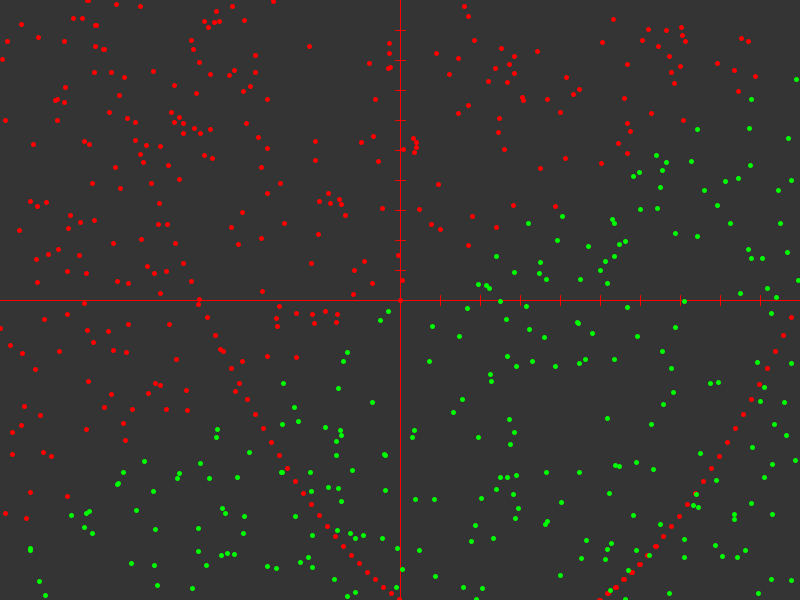
Frame 1 (no input)
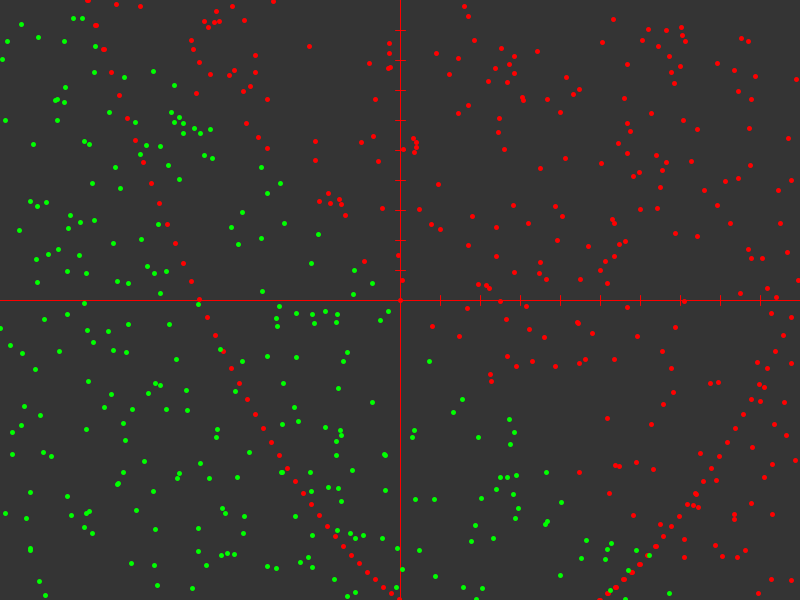
Frame 60 (the mouse pressed at the canvas centre just before this capture)
Frame 120 (the mouse held since frame 60 and released just before this capture): identical to frame 60, image omitted

The Processing sketch that drew these frames (run headless with seeded random() and noise(); from frame 60 on, the mouse is pressed at the canvas centre):

// Processing sketch: NeuralTraining
// ── NeuralTraining.pde

NeuralNetwork nn;
Function function = new Function();


ArrayList<Point> points = new ArrayList<Point>();

int N = 500;

float[][] inputs = new float[N][2];
float[][] target = new float[N][1];


void setup(){
  size(800,600);
  
  nn = new NeuralNetwork(2,4,1,0.001);
  
  
  points.clear();
  
  for (int i = 0; i < N; i++) {
    Point p = new Point();
    points.add(p);
    
    inputs[i][0] = p._x;
    inputs[i][1] = p._y;
  }
  
  for (int i = 0; i < N; i++) {
    Point p = points.get(i);
    float answer = 1;
    if (p._y < function.f(p._x)) answer = -1;
    target[i][0] = answer;
  }
}


void draw(){
  background(52);
  function.draw();
  repere.draw();
  for(int i = 0; i < N; i++)
    nn.train(inputs[i], target[i]);
  
  float convergence = -(nn.mError / nn.iteration);
  print(convergence); println(": ", nn.learnRate);
  
  for(int i = 0; i < N; i++){
    strokeWeight(5);
    stroke(0);
    float[] guess = nn.feedForward(inputs[i]);

    //if (target[i][0] > 0) stroke(255,0,0);
    if (guess[0] > 0) stroke(255,0,0);
    else              stroke(0,255,0);
      points.get(i).draw();
  }
}

// ── Function.pde




class Function{
 float _a, _b, _c;
 
 Function(){
   _a = 2;
   _b = -1;
   _c = -1;
 }
 
 Function(float a, float b, float c){
   _a = a;
   _b = b;
   _c = c;
 }
  
 float f(float x){
   //return x;
   return  _a*x*x + _b*x + _c;
 }
 
 void draw(){
   /*
   float ax = -1;
   float bx = 1;
   
   float ay = f(ax);
   float by = f(bx);
   
   ax = toPixelX(ax);
   ay = toPixelY(ay);
   bx = toPixelX(bx);
   by = toPixelY(by);
   
   stroke(20,255,50);
   line(ax, ay, bx, by);
   resetStroke();
   */
   
   stroke(255,0,0);
   
   int N = 100;
   float ax = -1;
   float bx = 1;
   
   float delta = bx-ax;
   float incD = delta / N;
   float x = ax;
   
   for(int i = 0; i< N; i++){
     Point p = new Point(x,f(x));
     x+=incD;
     
     p.draw();
   }
   
   
 }
  
}

// ── Matrix.pde
class Matrix{
 int row = 0, col = 0;
 
 float[][] matrix;
 
 
  Matrix(int _row, int _col){
    row = _row;
    col = _col;
    
    matrix = new float[row][col];
    
    for (int i = 0; i < row; i++) {
      matrix[i] = new float[col];
      for (int j = 0; j < col; j++) {
        matrix[i][j] = 0;
      }
    }
  }
  
  void randomize(){
    for (var i = 0; i < row; i++) {
      for (var j = 0; j < col; j++) {
        matrix[i][j] = random(-1.0,1.0);
      }
    }
  }
  
  float[] toArray(){
    float[]arr = new float[row*col];
    for (var i = 0; i < row; i++) {
      for (var j = 0; j < col; j++) {
        arr[i*col + j] = matrix[i][j];
      }
    }
    return arr;
  }
  
  Matrix transpose(){
    var result = new Matrix(col, row);
    for (var i = 0; i < col; i++) {
      for (var j = 0; j < row; j++) {
        result.matrix[i][j] = matrix[j][i];
      }
    }
    return result;
  }
  
  Matrix copy() {
    var result = new Matrix(row, col);
    for (var i = 0; i < result.row; i++) {
      for (var j = 0; j < result.col; j++) {
        result.matrix[i][j] = matrix[i][j];
      }
    }
    return result;
  }
  
  void add(Matrix other) { 
    for (var i = 0; i < row; i++) {
      for (var j = 0; j < col; j++) {
        this.matrix[i][j] += other.matrix[i][j]; 
      }
    }
  }
  
  void add(float other){
    for (var i = 0; i < row; i++) {
      for (var j = 0; j < col; j++) {
        this.matrix[i][j] += other;
      }
    } 
  }
  
  void mult(Matrix other) { 
    for (var i = 0; i < row; i++) {
      for (var j = 0; j < col; j++) {
        this.matrix[i][j] *= other.matrix[i][j]; 
      }
    }
  }
  
  void mult(float other){
    for (var i = 0; i < row; i++) {
      for (var j = 0; j < col; j++) {
        this.matrix[i][j] *= other;
      }
    } 
  }
  
  void sub(Matrix other) { 
    for (var i = 0; i < row; i++) {
      for (var j = 0; j < col; j++) {
        this.matrix[i][j] -= other.matrix[i][j]; 
      }
    }
  }
  
  void sub(float other){
    for (var i = 0; i < row; i++) {
      for (var j = 0; j < col; j++) {
        this.matrix[i][j] -= other;
      }
    } 
  }
  
  void debug(){
    println("---------");
    for (var i = 0; i < row; i++) {
      for (var j = 0; j < col; j++) {
        print(matrix[i][j]);
      }
      println();
    }
    println("---------");
  }
}



// Turn a 1 dimensional array into a matrix
Matrix fromArray(float[] array) {
  Matrix m = new Matrix(array.length, 1);
  for (var i = 0; i < array.length; i++) {
    m.matrix[i][0] = array[i];
  }
  return m;
}

// Turn a 1 dimensional array into a matrix
float[] toArray(Matrix mat) {
  float[] result = new float[mat.row*mat.col];
  for (var i = 0; i < mat.row; i++) {
    for (var j = 0; j < mat.col; j++) {
      result[i*mat.col + j] = mat.matrix[i][j];
    }
  } 
  return result;
}





Matrix dot(Matrix a, Matrix b){
  if (a.col != b.row) {
    print("Incompatible matrix sizes : ", a.col);
    println(", ", b.row);
    return a;
  }
  // Make a new matrix
  Matrix result = new Matrix(a.row, b.col);
  for (int i = 0; i < a.row; i++) {
    for (int j = 0; j < b.col; j++) {
      // Sum all the rows of A times columns of B
      float sum = 0;
      for (int k = 0; k < a.col; k++) {
        sum += a.matrix[i][k] * b.matrix[k][j];
      }
      // New value
      result.matrix[i][j] = sum;
    }
  }
  return result;
}

// ── NeuralNetwork.pde
import java.lang.Math;

class NeuralNetwork{
  int inputs = 0,
      hiddens = 0,
      outputs = 0;
      
  float learnRate = 0.1;
     
  float mError = 0;
  float iteration = 0;
     
  Matrix wih = new Matrix(hiddens, inputs);
  Matrix who = new Matrix(outputs, hiddens);
     
   NeuralNetwork(int _inputs, int _hiddens, int _outputs, float lr){
     inputs = _inputs;
     hiddens = _hiddens;
     outputs = _outputs;
     
     wih = new Matrix(hiddens, inputs);
     who = new Matrix(outputs, hiddens);
  
     learnRate = lr;
     wih.randomize();
     who.randomize();
   }

   NeuralNetwork(NeuralNetwork cpy){
     inputs = cpy.inputs;
     hiddens = cpy.hiddens;
     outputs = cpy.outputs;
     
     wih = cpy.wih.copy();
     who = cpy.who.copy();
     
     learnRate = cpy.learnRate;
   }
  
  
  Matrix activate(Matrix m){
    Matrix newM = m.copy();
    for(int i = 0; i < newM.row; i++){
      for(int j = 0; j < newM.col; j++) newM.matrix[i][j] = sigmoid(newM.matrix[i][j]);
    }
    return newM;
  }
  
  Matrix derivative(Matrix m){
    Matrix newM = m.copy();
    for(int i = 0; i < newM.row; i++){
      for(int j = 0; j < newM.col; j++) newM.matrix[i][j] = dSigmoid(newM.matrix[i][j]);
    }
    return newM;
  }
  
  float sigmoid(float x) {
    return x;
    //return 1 / (1 + pow(2.718281, -x));
    //return (float)Math.tanh(x);
    //if (x < -1) return -1;
    //else return x;
  }
  
  // This is the Sigmoid derivative!
  float dSigmoid(float x){
    return 1;
    //return x * (1 - x);
    //return 1 / (pow((float)Math.cosh(x), 2));
    //if (x < -1) return 0;
    //else return 1;
    //if (x > 0) return 1;
    //else return -1;
  }
  
  float mutate(float x) {
    if (random(1) < 0.1) {
      float offset = randomGaussian() * 0.5;
      float newx = x + offset;
      return newx;
    } else {
      return x;
    }
  }


  NeuralNetwork copy(){
    return new NeuralNetwork(this); 
  }
  
  void mutate(){
    for (var i = 0; i < wih.row; i++) {
      for (var j = 0; j < wih.col; j++) {
        wih.matrix[i][j] = mutate(wih.matrix[i][j]);
      }
    }
    
    for (var i = 0; i < who.row; i++) {
      for (var j = 0; j < who.col; j++) {
        who.matrix[i][j] = mutate(who.matrix[i][j]);
      }
    }
  }


  float[] feedForward(float[] tInputs){
    Matrix _inputs = fromArray(tInputs);
    
    Matrix _hidden = dot(wih, _inputs);
    _hidden = activate(_hidden);
    
    Matrix _output = dot(who, _hidden);
    _output = activate(_output);
    
    return toArray(_output);
  }
  
  
  void train(float[] tInputs, float[] tOutput){
    iteration++;
    Matrix _target = fromArray(tOutput);
    Matrix _inputs = fromArray(tInputs);
    
    Matrix _hidden_outputs = dot(wih, _inputs);
    _hidden_outputs = activate(_hidden_outputs);
    
    Matrix _outputs = dot(who, _hidden_outputs);
    _outputs = activate(_outputs);
    
    Matrix _errors = _target.copy();
    _errors.sub(_outputs);
    
    float[] error =_errors.toArray();
    for(float e : error) mError += e;
    
    Matrix whoT = who.transpose();
    Matrix hiddenError = dot(whoT, _errors);
    
    Matrix gradient_output = derivative(_outputs);
    
    gradient_output.mult(_errors);
    gradient_output.mult(learnRate);
    
    Matrix gradient_hidden = derivative(_hidden_outputs);
    
    gradient_hidden.mult(hiddenError);
    gradient_hidden.mult(learnRate);
    
    Matrix hidden_outputs_T = _hidden_outputs.transpose();
    Matrix deltaW_output = dot(gradient_output, hidden_outputs_T);
    who.add(deltaW_output);
    
    
    Matrix inputs_T = _inputs.transpose();
    Matrix deltaW_hidden = dot(gradient_hidden, inputs_T);
    wih.add(deltaW_hidden);
  }
}

// ── Ortho.pde
Ortho repere = new Ortho(0,0);

class Ortho{
  float _x,_y;
  
  Ortho(float x, float y){
    _x = x;
    _y = y;
  }
  
  void draw(){
    float ox = toPixelX(_x);
    float oy = toPixelY(_y);
    
    strokeWeight(5);
    point(ox, oy);
    
    strokeWeight(1);
    line(ox, toPixelY(-2), ox, toPixelY(2));
    line(toPixelX(-2), oy, toPixelX(2), oy);
    
    float incX = width/20;
    float incY = -height/20;
    for(int i = 0; i < 10; i++){
      line(ox+i*incX, oy+5, ox+i*incX, oy-5) ;
      line(ox+5, oy+i*incY, ox-5, oy+i*incY) ;
    }
    /*
    for(int i = 0; i < 10; i++){
      line(ox-i*incX, oy+5, ox-i*incX, oy-5) ;
      line(ox+5, oy-i*incY, ox-5, oy-i*incY) ;
    }
    */
  }
  
};

// ── Point.pde



class Point{
  float _x, _y;
 
  Point(){
    _x = random(-1,1);
    _y = random(-1,1);
  }
  
  Point(float x, float y){
    _x = x;
    _y = y;
  }
  
  float GetX(){
    return _x;
  }

  float GetY(){
    return _y;
  }
  
  void draw(){
    //stroke(150,40,40);
    strokeWeight(5);
    point(toPixelX(_x), toPixelY(_y));

    //resetStroke();
  }
  
};

// ── Util.pde

float toPixelX(float value){
  return map(value, -1, 1, 0, width);
}

float toPixelY(float value){
  return map(value, -1, 1, height, 0);
}

float toOrthoX(float value){
  return map(value, 0, width, -1, 1);
}

float toOrthoY(float value){
  return map(value, height, 0, -1, 1);
}

void resetStroke(){
    strokeWeight(1);
    stroke(0); 
}
